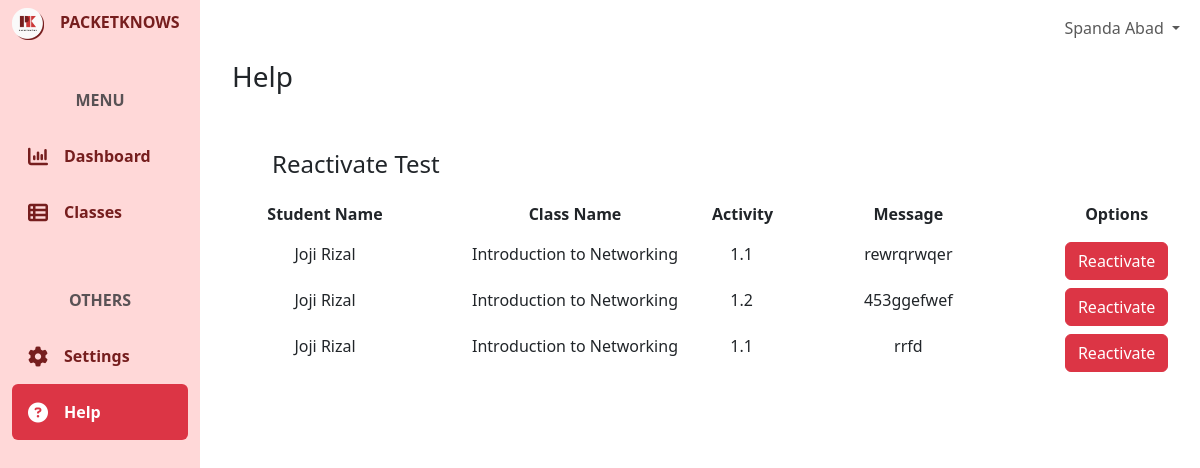
The page /help/ (signed in) on the database its author committed.
### user/models.py (models this page shows, shortened)
class CustomUser(AbstractBaseUser, PermissionsMixin):
    email = models.EmailField(unique=True)
    first_name = models.CharField(max_length=50)
    last_name = models.CharField(max_length=50)
    is_active = models.BooleanField(default=True)
    is_staff = models.BooleanField(default=False)
    category = models.ForeignKey(UserCategory, on_delete=models.CASCADE)
    icon = models.ImageField(upload_to= 'user/icons/', blank=True, null=True)
    school_id = models.BigIntegerField(unique=True, blank=True, null=True)
    evidences = models.ImageField(upload_to= 'user/evidences/', blank=True, null=True)
    objects = CustomUserManager()
    USERNAME_FIELD = 'email'
    REQUIRED_FIELDS = ['first_name', 'last_name']
    class Meta:
        verbose_name = 'User'
        verbose_name_plural = 'Users'

### help/models.py (models this page shows, shortened)
class TestReactivation(models.Model):
    student = models.ForeignKey(userModels.CustomUser, on_delete=models.CASCADE)
    classroom = models.ForeignKey(classroomModels.Classroom, on_delete=models.CASCADE)
    activity = models.ForeignKey(activityModels.Activity, on_delete=models.CASCADE)
    message = models.TextField()
    class Meta:
        verbose_name_plural = "Test Reactivations"

### classroom/models.py (models this page shows, shortened)
class Classroom(models.Model):
    name = models.CharField(max_length=255)
    code = models.CharField(max_length=255)
    description = models.CharField(max_length=255)
    icon = models.ImageField(upload_to='classroom/class-icons/', blank=True, null=True)
    section = models.CharField(max_length=50)
    school_year = models.CharField(max_length=50)
    instructor = models.ForeignKey(userModels.CustomUser, on_delete=models.CASCADE, related_name='instructor_classrooms')
    students = models.ManyToManyField(userModels.CustomUser, through='Enrollment', related_name='enrolled_classrooms')
    course = models.ForeignKey(activityModels.Course, on_delete=models.CASCADE)
    is_active = models.BooleanField(default=True)
    date_updated = models.DateTimeField(auto_now=True)
    class Meta:
        ordering = ['-date_updated']
        verbose_name_plural = "Classrooms"

### activity/models.py (models this page shows, shortened)
class Activity(models.Model):
    base_activity = models.ForeignKey(BaseActivity, on_delete=models.CASCADE)
    projectID = models.CharField(max_length=255, unique=True)
    mode = models.CharField(max_length=50)
    physical_points = models.PositiveIntegerField()
    basic_config_points = models.PositiveIntegerField()
    ip_points = models.PositiveIntegerField()
    routing_points = models.PositiveIntegerField()
    other_points = models.PositiveIntegerField()
    time_spent = models.PositiveIntegerField()
    status = models.CharField(max_length=50, default="open")
    class Meta:
        verbose_name_plural = "Activities"

class BaseActivity(models.Model):
    number = models.CharField(max_length=4)
    name = models.CharField(max_length=255)
    projectID = models.CharField(max_length=255, unique=True)
    answer_key = models.TextField(blank=True,null=True)
    category = models.ForeignKey(ActivityCategory, on_delete=models.CASCADE)
    course = models.ForeignKey(Course, on_delete=models.CASCADE)
    training_task = models.FileField(models.FileField(upload_to='training-tasks/'))
    testing_task = models.FileField(models.FileField(upload_to='training-tasks/'))
    max_physical_points = models.PositiveIntegerField()
    max_basic_config_points = models.PositiveIntegerField()
    max_ip_points = models.PositiveIntegerField()
    max_routing_points = models.PositiveIntegerField()
    max_other_points = models.PositiveIntegerField()
    time_limit = models.PositiveIntegerField()
    class Meta:
        verbose_name_plural = "Base Activities"

### core/views.py (the view)
# urls.py: path('help/', coreViews.HelpView, name='help'),
@login_required(login_url='/')
def HelpView(request):
    context = {}
    if request.method == 'POST':
        pass
    else:
        userCategory = request.user.category.name
        if userCategory == "Student":
            enrollments = Enrollment.objects.filter(student=request.user)
            classrooms = [enrollment.classroom for enrollment in enrollments]
            context["classrooms"] = classrooms
        elif userCategory == "Instructor":
            context["testReactivations"] =  TestReactivation.objects.filter(classroom__instructor=request.user)
        elif userCategory == "Self Learner":
            pass
    return render(request, 'core/help.html', context)

### templates/core/help.html (shortened to what this page needs)
{% extends 'core/base.html' %}
{% block content %}
<div class="container-fluid h-100">
    <div class="row h-100">
        <div class="col-2 fixed-top bg-pink h-100" id="green">
            {% include 'core/components/sidebar.html'%}
        </div>
        <div class="col-md-10 ms-auto" style="padding: 0; overflow-x: hidden !important;">
            {% include 'core/components/topnav.html'%}
            <main class="mt-5 pt-1">
                {% if request.user.category.name == 'Student'%}
                    {% include 'core/help/student-help.html'%}
                {% elif request.user.category.name == 'Self Learner'%}
                    {% include 'core/help/selfLearner-help.html'%}
                {% elif request.user.category.name == 'Instructor'%}
                    {% include 'core/help/instructor-help.html'%}
                {% endif %}
            </main>
        </div>
    </div>
</div>
{% endblock %}

### templates/core/components/topnav.html (shortened to what this page needs)
<nav class="navbar navbar-expand-lg navbar-light bg-white fixed-top col-md-9 ms-sm-auto col-lg-10">
    <div class="container-fluid">
            <ul class="navbar-nav ms-auto">
                <li class="nav-item dropdown">
                    <a class="nav-link dropdown-toggle" href="#" id="userDropdown" role="button" data-bs-toggle="dropdown" aria-expanded="false">
                      {{user.first_name}} {{user.last_name}}
                    </a>
                </li>
            </ul>
    </div>
</nav>

### templates/core/help/instructor-help.html (shortened to what this page needs)
<div class="container">
    <div class="row ms-2 mt-2 mb-5 ">
        <h3 class="">Help</h3>
    </div>
    <div class="row ms-5 ">
        <h4>Reactivate Test</h4>
    </div>
    <div>
        <div class="row text-center my-3">
            <div class="col-md-3 fw-bold">
                Student Name
            </div>
            <div class="col-md-3 fw-bold">
                Class Name
            </div>
            <div class="col-md-1 fw-bold">
                Activity
            </div>
            <div class="col-md-3 fw-bold">
                Message
            </div>
            <div class="col-md-2 fw-bold">
                Options
            </div>
        </div>
        {% for testReactivation in testReactivations%}
        <div class="row text-center mb-2">
            <div class="col-md-3">
                {{testReactivation.student.first_name}} {{testReactivation.student.last_name}}
            </div>
            <div class="col-md-3">
                {{testReactivation.classroom.name}}
            </div>
            <div class="col-md-1">
                {{testReactivation.activity.base_activity.number}}
            </div>
            <div class="col-md-3">
                {{testReactivation.message}}
            </div>
            <div class="col-md-2">
                <div>
                    <button class="btn btn-danger" hx-post="{% url 'help:reactivateExam' testReactivationID=testReactivation.id%}" hx-swap="none">Reactivate</button>
                </div>
            </div>
        </div>
        {% endfor %}
    </div>
</div>

### static/css/global.css (style rules this page uses)
.bg-pink { background-color: #FFD8D8; }
.bg-white { background-color: #FAFAFA; }

### rows shown on the page
CustomUser: first_name "Spanda", last_name "Abad"
TestReactivation: student.first_name "Joji", student.last_name "Rizal", classroom.name "Introduction to Networking", activity.base_activity.number "1.1", message "rewrqrwqer"
TestReactivation: student.first_name "Joji", student.last_name "Rizal", classroom.name "Introduction to Networking", activity.base_activity.number "1.2", message "453ggefwef"
TestReactivation: student.first_name "Joji", student.last_name "Rizal", classroom.name "Introduction to Networking", activity.base_activity.number "1.1", message "rrfd"
